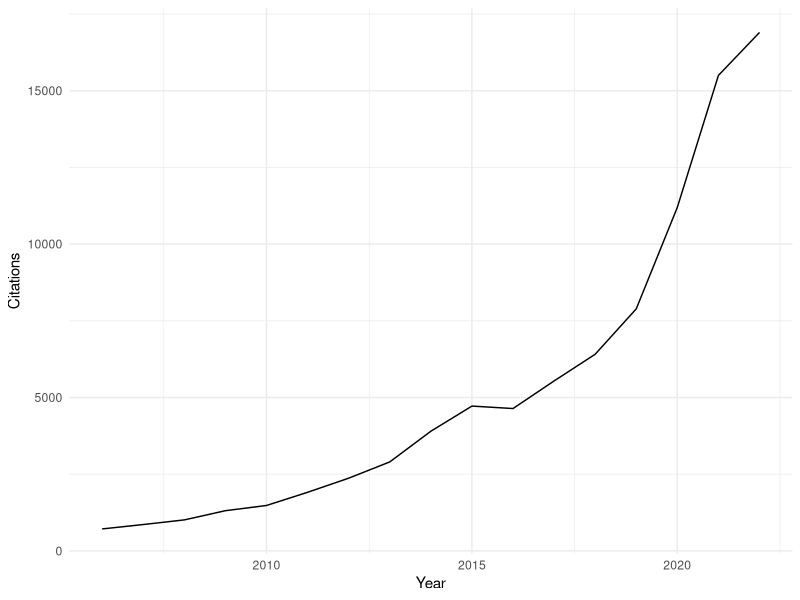

Source code (R):
library(openxlsx)
library(ggplot2)
dat=read.xlsx('scholar statistics.xlsx',sheet=1)
head(dat)
ggplot(dat, aes(x = Year)) +
  geom_line(aes(y = Citations)) +
  labs(color = "Year") +
  ylab('Citations') + theme_minimal()

